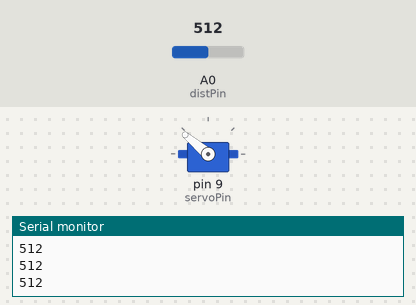
A sketch run on a simulated Arduino Uno, built with avr-gcc and run on an emulated ATmega328P. Shown: servo, the last lines printed to the serial monitor. The test bench sets the inputs (shaded band); at power-on: A0 (distPin) = 512.

Above: at 2.1 s.
2.2 s: A0 (distPin) set to 409
At 2.71 s:
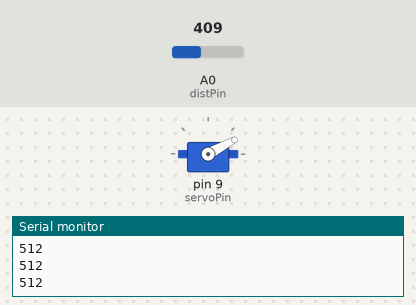
7.0 s: A0 (distPin) set to 387
At 7.16 s:
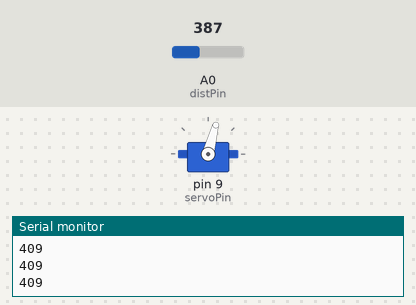
At 9.5 s:
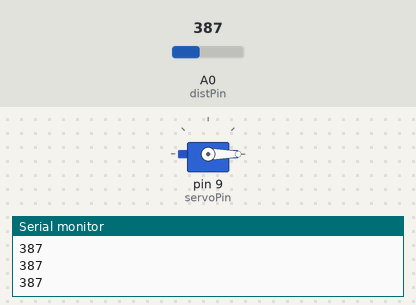
Timing chart, 0 to 11.0 s (numbered marks = the images above; inputs shaded):
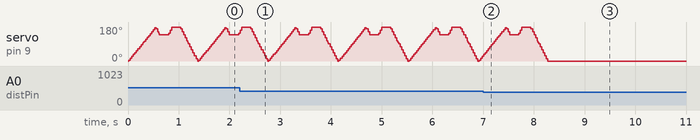

Measured:
- the behaviour switches between 401 and 400 on A0 (distPin) (found by bisection; images 1 and 2)
- after the input at 7.0 s, servo on pin 9 (servoPin): goes on until 8.3 s, then stays 0°
- by itself, servo on pin 9 (servoPin): moves between 0° and 180°, repeating every 1.4 s

The sketch:

Nov28_2_ir_servo_control.ino
```cpp
//Program by Jeremy Blum
//www.jeremyblum.com
//Controls a Servo Motor using the info from an IR Distance Sensor

//Include Servo Library
#include <Servo.h>

//Define Pins
int servoPin = 9;
int distPin = 0;


//Create Servo Object
Servo Buddy;

void setup()
{

  //Attaches the Servo to our object
  Buddy.attach(servoPin);
  Serial.begin(9600);
}

void loop()
{
  int pos = 0;
  //Read the Distance Sensor and adjust values
  int dist = analogRead(distPin);
  Serial.println(dist);

  if (dist>1023)
  {
    Buddy.write(pos);
  }

  else if (dist>400 && dist<1023)
  {
    for( pos = 0; pos < 180; pos += 5)  // goes from 0 degrees to 180 degrees
    {                                  // in steps of 1 degree
      Buddy.write(pos);              // tell servo to go to position in variable 'pos'
      delay(15);
      // waits 15ms for the servo to reach the position
    }
    for( pos = 180; pos >= 140; pos -= 8)  // goes from 0 degrees to 180 degrees
    {                                  // in steps of 1 degree
      Buddy.write(pos);              // tell servo to go to position in variable 'pos'
      delay(15);                       // waits 15ms for the servo to reach the position
    }
    delay(150);
    for( pos = 140; pos <= 180; pos += 8)  // goes from 0 degrees to 180 degrees
    {                                  // in steps of 1 degree
      Buddy.write(pos);              // tell servo to go to position in variable 'pos'
      delay(15);                       // waits 15ms for the servo to reach the position
    }
    delay(150);
    for( pos = 180; pos >= 0; pos -= 8)  // goes from 0 degrees to 180 degrees
    {                                  // in steps of 1 degree
      Buddy.write(pos);              // tell servo to go to position in variable 'pos'
      delay(15);                       // waits 15ms for the servo to reach the position
    }
  }
  Buddy.write(0);
  Serial.println(dist);
  //Turn the servo
  delay(10);

}
```
